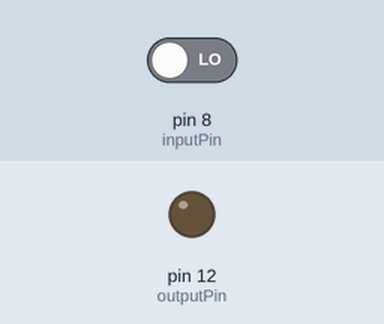
A sketch run on a simulated Arduino Uno, built with avr-gcc and run on an emulated ATmega328P. Shown: output pins drawn as LEDs (lit = HIGH). Inputs (shaded band) come from the test bench; at power-on: pin 8 (inputPin) LOW.

Above: at 1.2 s.
1.3 s: pin 8 (inputPin) driven HIGH
At 1.7 s:
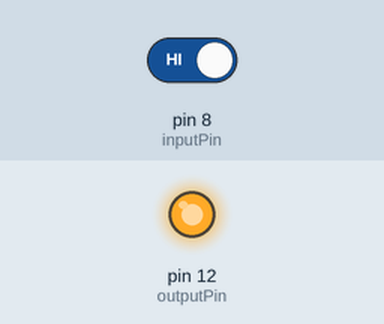
Timing chart, 0 to 4.3 s (numbered marks = the images above; inputs shaded):
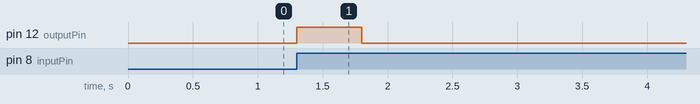

The sketch:

2018HongWaiYanChiKaiGuan.ino
```cpp
int inputPin = 8;
int outputPin = 12;

void setup() {
  pinMode (inputPin, INPUT);
  pinMode (outputPin, OUTPUT);
}

void loop() {
  int val = digitalRead (inputPin);
  if (val == HIGH)
  {
    digitalWrite (outputPin, HIGH);
    delay (500);
    digitalWrite (outputPin, LOW);
    delay (55000);
  }
}
```

Measured:
- after the input at 1.3 s, pin 12 (outputPin): LOW → HIGH at once, → LOW 0.50 s later
